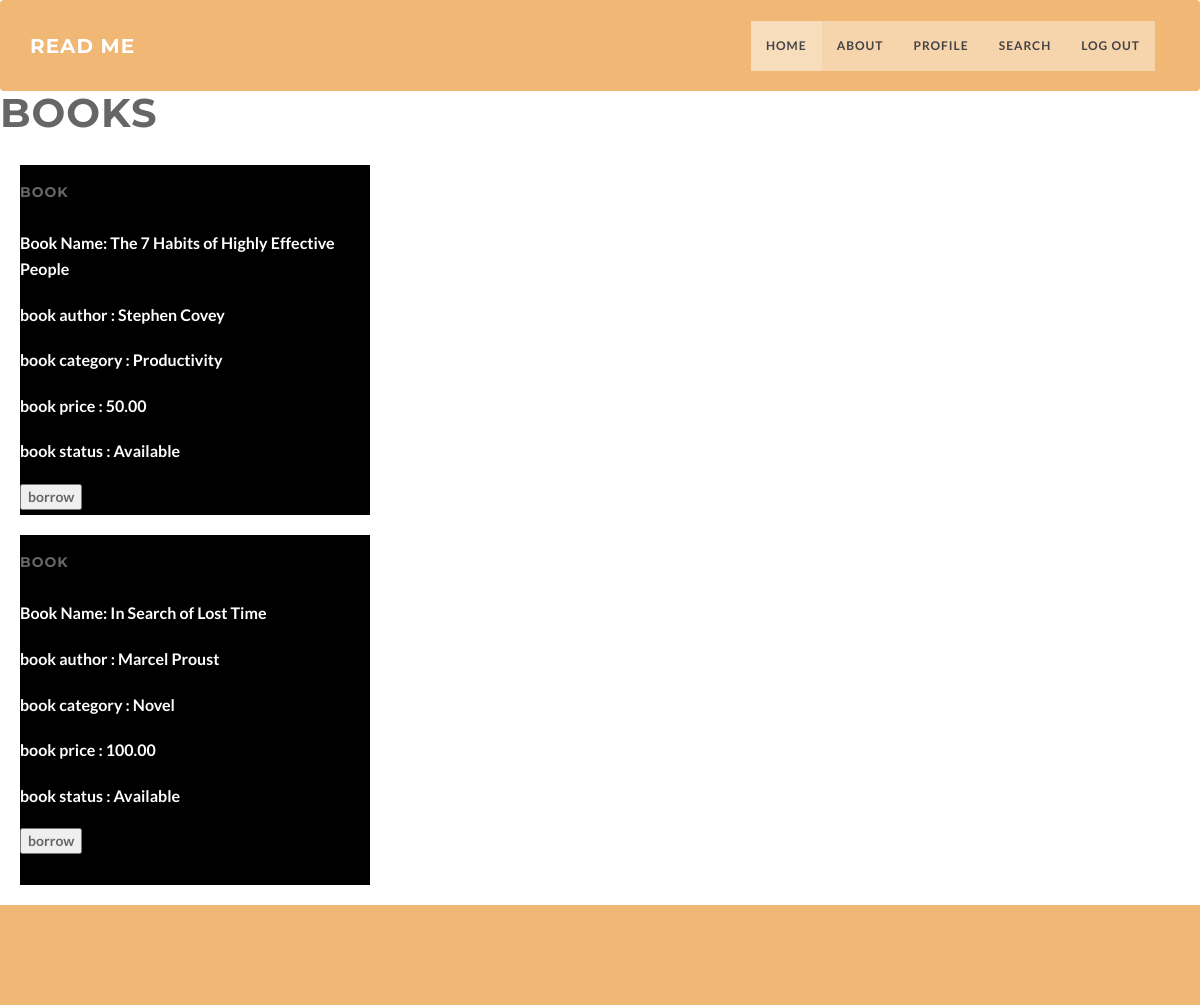
The page /browseall/ (signed in) on the database its author committed.
### library/models.py (models this page shows, shortened)
class Book(models.Model):
    bookStatus = [
        ("Available", "Available"),
        ("Rented", "Rented"),
        ("Sold", "Sold")
    ]
    author = models.CharField(max_length = 50)
    title = models.CharField(max_length = 200)
    pages = models.IntegerField(null=True, blank=True)
    price = models.DecimalField(max_digits=6, decimal_places=2, null = True, blank = True)
    rentPerDay = models.DecimalField(max_digits = 4, decimal_places = 2, null = True, blank = True)
    rentPeriod = models.IntegerField(null = True, blank = True)
    active = models.BooleanField(default = True)
    status = models.CharField(max_length = 50, choices=bookStatus, null = True, blank = True)
    category = models.ForeignKey(Category, on_delete = models.PROTECT, null = True, blank = True)

class Category(models.Model):
    name = models.CharField(max_length=50)
    def __str__(self):
        return self.name

### library/views.py (the view)
# urls.py: path('browseall/', views.browseall, name='browseall'),
def browseall(request):
    search = Book.objects.all()
    title = None
    category = None
    author = None
    if 'BookName' in request.GET:
        title = request.GET['BookName']
        if title:
            search = search.filter(title__icontains=title)
    elif 'BookCategory' in request.GET:
        category = request.GET['BookCategory']
        if category:
            search = search.filter(category__icontains=category)
    elif 'BookAuthor' in request.GET:
        author = request.GET['BookAuthor']
        if author:
            search = search.filter(author__icontains=author)
    context = {
        'books': search
    }
    return render(request, 'pages/browseall.html',context)

### templates/pages/browseall.html (shortened to what this page needs)
{% extends 'base.html' %}
{% block content %}
<div id="search">
    <h2 style="font-size: 40px;">BOOKS</h2>
    {% for book in books %}
    <div class="details ">
        <h5>BOOK </h5>
        <p style="color:white" id="NAME"><b>Book Name: {{book.title}}
        </p>
        <p style="color:white" id="AUTHOR"> <b>book author : {{book.author}}
        </p>
        <p style="color:white" id="statu"> <b>book category : {{book.category}} </p>
        <p style="color:white" id="PRICE"> <b>book price : {{book.price}} </p>
        <p style="color:white" id="statu"> <b>book status : {{book.status}} </p>
        <button type="submit" class="button ">
            borrow </button>
    </div>
    {% endfor %}
</div>
{% endblock %}

### project/static/css/style1.css (style rules this page uses)
body { width: 100%; height: 100%; font-family: 'Lato',sans-serif; font-weight: 300; color: #666; }
html { width: 100%; height: 100%; }
h1, h2, h3, h4, h5, h6 { margin: 0 0 30px; text-transform: uppercase; font-family: Montserrat,sans-serif; font-weight: 700; letter-spacing: 1px; }
p { margin: 0 0 20px; font-size: 16px; line-height: 1.6em; }

### templates/pages/browseall.html (style rules this page uses)
.details { width: 350px; height: 350px; background-color: black; margin: 20px; }

### rows shown on the page
Book: title "The 7 Habits of Highly Effective People", author "Stephen Covey", category "Productivity", price "50.00", status "Available"
Book: title "In Search of Lost Time", author "Marcel Proust", category "Novel", price "100.00", status "Available"
